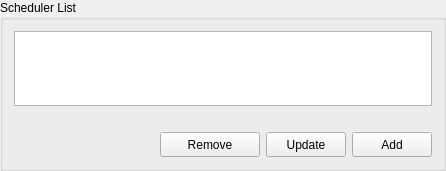
        <widget class="QGroupBox" name="groupBox_28">
         <property name="maximumSize">
          <size>
           <width>16777215</width>
           <height>171</height>
          </size>
         </property>
         <property name="title">
          <string>Scheduler List</string>
         </property>
         <layout class="QGridLayout" name="gridLayout_105">
          <item row="0" column="0" colspan="4">
           <widget class="QListWidget" name="listWidget_18">
            <property name="selectionMode">
             <enum>QAbstractItemView::ExtendedSelection</enum>
            </property>
           </widget>
          </item>
          <item row="1" column="0" colspan="4">
           <widget class="QLabel" name="label_71">
            <property name="text">
             <string/>
            </property>
           </widget>
          </item>
          <item row="2" column="0">
           <spacer name="horizontalSpacer_2">
            <property name="orientation">
             <enum>Qt::Horizontal</enum>
            </property>
            <property name="sizeHint" stdset="0">
             <size>
              <width>140</width>
              <height>20</height>
             </size>
            </property>
           </spacer>
          </item>
          <item row="2" column="1">
           <widget class="QPushButton" name="pushButton_31">
            <property name="minimumSize">
             <size>
              <width>100</width>
              <height>25</height>
             </size>
            </property>
            <property name="maximumSize">
             <size>
              <width>100</width>
              <height>25</height>
             </size>
            </property>
            <property name="text">
             <string>Remove</string>
            </property>
            <property name="icon">
             <iconset>
              <normaloff>../.designer/.designer/backup/img/rem.png</normaloff>../.designer/.designer/backup/img/rem.png</iconset>
            </property>
           </widget>
          </item>
          <item row="2" column="2">
           <widget class="QPushButton" name="pushButton_48">
            <property name="maximumSize">
             <size>
              <width>100</width>
              <height>25</height>
             </size>
            </property>
            <property name="text">
             <string>Update</string>
            </property>
           </widget>
          </item>
          <item row="2" column="3">
           <widget class="QPushButton" name="pushButton_28">
            <property name="maximumSize">
             <size>
              <width>100</width>
              <height>25</height>
             </size>
            </property>
            <property name="text">
             <string>Add</string>
            </property>
            <property name="icon">
             <iconset>
              <normaloff>../.designer/.designer/backup/img/add.png</normaloff>../.designer/.designer/backup/img/add.png</iconset>
            </property>
           </widget>
          </item>
         </layout>
        </widget>
